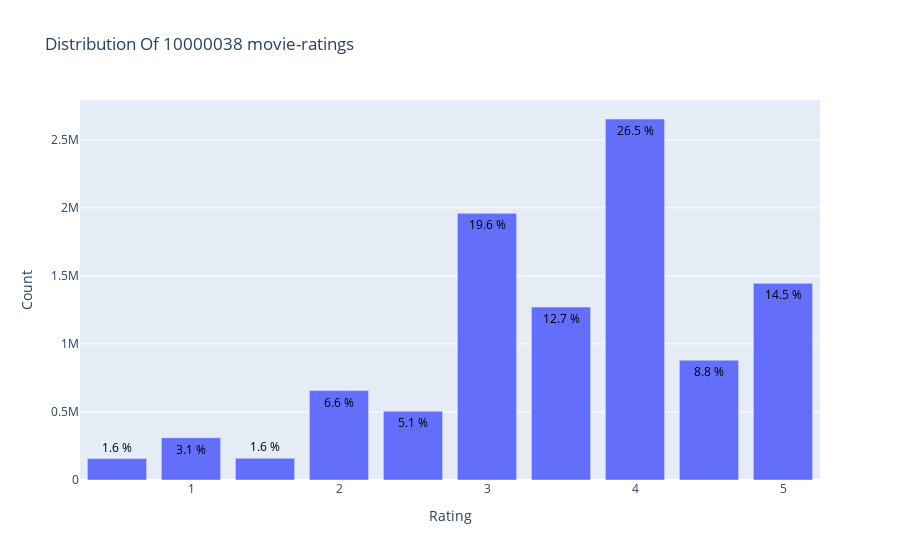

Notebook cell for this chart:
### Markdown cell above
# Distribution of Movies Ratings.

### Code cell
from plotly.offline import init_notebook_mode, plot, iplot
import plotly.graph_objs as go
init_notebook_mode(connected=True)

data = train['rating'].value_counts().sort_index(ascending=False)
trace = go.Bar(x = data.index,
               text = ['{:.1f} %'.format(val) for val in (data.values / train.shape[0] * 100)],
               textposition = 'auto',
               textfont = dict(color = '#000000'),
               y = data.values,
               )
# Create layout
layout = dict(title = 'Distribution Of {} movie-ratings'.format(train.shape[0]),
              xaxis = dict(title = 'Rating'),
              yaxis = dict(title = 'Count'))
# Create plot
fig = go.Figure(data=[trace], layout=layout)
iplot(fig)

### Figure 1 — Plotly figure (JSON) as saved in the notebook; plotly's stock layout.template omitted (floating-point values rounded to 4 significant figures)
{"data": [{"text": ["14.5 %", "8.8 %", "26.5 %", "12.7 %", "19.6 %", "5.1 %", "6.6 %", "1.6 %", "3.1 %", "1.6 %"], "textfont": {"color": "#000000"}, "textposition": "auto", "type": "bar", "x": [5, 4.5, 4, 3.5, 3, 2.5, 2, 1.5, 1, 0.5], "y": [1445230, 880516, 2652977, 1270642, 1959759, 505578, 656821, 159731, 311213, 157571]}], "layout": {"title": {"text": "Distribution Of 10000038 movie-ratings"}, "xaxis": {"title": {"text": "Rating"}}, "yaxis": {"title": {"text": "Count"}}}}
